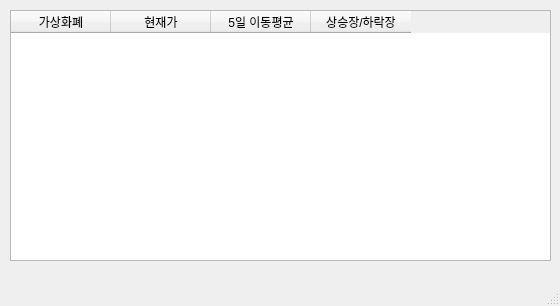
<?xml version="1.0" encoding="UTF-8"?>
<ui version="4.0">
 <class>MainWindow</class>
 <widget class="QMainWindow" name="MainWindow">
  <property name="geometry">
   <rect>
    <x>0</x>
    <y>0</y>
    <width>560</width>
    <height>306</height>
   </rect>
  </property>
  <property name="windowTitle">
   <string>가상화폐 상승장/하락장 알리미</string>
  </property>
  <widget class="QWidget" name="centralwidget">
   <widget class="QTableWidget" name="tableWidget">
    <property name="geometry">
     <rect>
      <x>10</x>
      <y>10</y>
      <width>541</width>
      <height>251</height>
     </rect>
    </property>
    <column>
     <property name="text">
      <string>가상화폐</string>
     </property>
    </column>
    <column>
     <property name="text">
      <string>현재가</string>
     </property>
    </column>
    <column>
     <property name="text">
      <string>5일 이동평균</string>
     </property>
    </column>
    <column>
     <property name="text">
      <string>상승장/하락장</string>
     </property>
    </column>
   </widget>
  </widget>
  <widget class="QMenuBar" name="menubar">
   <property name="geometry">
    <rect>
     <x>0</x>
     <y>0</y>
     <width>560</width>
     <height>26</height>
    </rect>
   </property>
  </widget>
  <widget class="QStatusBar" name="statusbar"/>
 </widget>
 <resources/>
 <connections/>
</ui>
